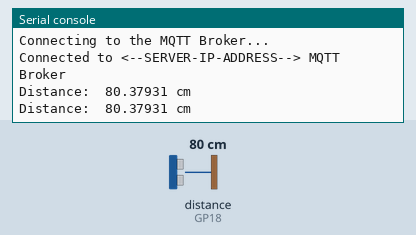
The program below on a simulated Raspberry Pi Pico running MicroPython. On the bench: the last lines printed to the serial console. The inputs (shaded band) are chosen by the test bench; at power-on: distance to the obstacle (sensor on GP18) 80 cm. The echo pulse lasts 58.3 µs per cm; WiFi joins after 1.5 s; no MQTT or app messages arrive unless stated.

Above: at 2.8 s.
2.9 s: distance to the obstacle (sensor on GP18) set to 2 cm
At 4.2 s:
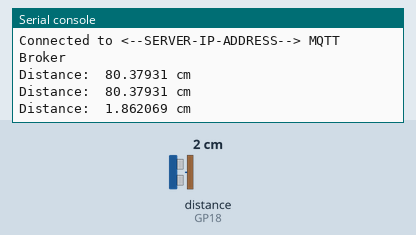
4.4 s: distance to the obstacle (sensor on GP18) set to 4 cm
At 5.5 s:
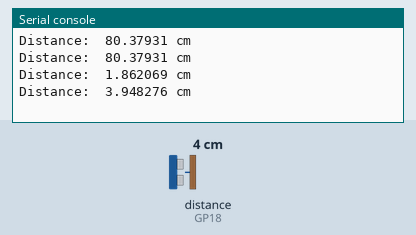
Timing chart, 0 to 7.4 s (numbered marks = the images above; inputs shaded):
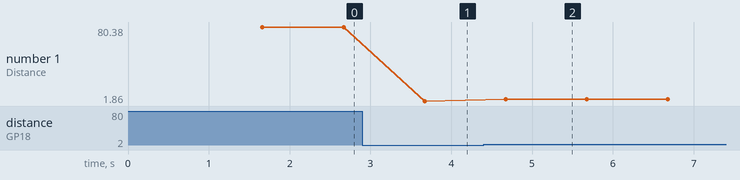

Measured:
- after the input at 2.9 s, the serial console: prints a new line after 0.77 s (image 1)
- after the input at 4.4 s, the serial console: prints a new line after 0.27 s (image 2)
- plotted number 1: 80.38 → 1.86 after the input at 2.9 s, 1.86 → 3.95 after the input at 4.4 s

The program:

hcsr04-mqtt.py
```python
from machine import Pin
from umqtt.simple import MQTTClient
import time
import network

# Configure your Wi-Fi credentials
SSID     = '<--WIFI-NETWORK-NAME-->'
PASSWORD = '<--WIFI-PASSWORD-->'

wlan = network.WLAN(network.STA_IF)
wlan.active(True)
wlan.connect(SSID,PASSWORD)

while not wlan.isconnected():
    pass

print('Connected to Wi-Fi')
print(wlan.ifconfig())

# Configure MQTT
SERVER    = '<--SERVER-IP-ADDRESS-->'  # Replace with your MQTT broker IP
CLIENT_ID = b'PICO'
TOPIC     = b'pico/range'
USER      = b'<--MQTT_USER-->'    # Replace with your MQTT username
PASSWORD  = b'<--MQTT_PASSWORD-->'# Replace with your MQTT password

# Define the pins where the sensor is connected
trigger   = machine.Pin(19, machine.Pin.OUT)
echo      = machine.Pin(18, machine.Pin.IN)

def get_distance():
    # Send a 10 microsecond pulse.
    trigger.low()
    time.sleep_us(2)  # Wait for 2 microseconds low pulse
    trigger.high()
    time.sleep_us(10)  # Keep the trigger high for 10 microseconds
    trigger.low()

    # Wait for the pulse on the echo pin.
    while echo.value() == 0:
        pass
    start = time.ticks_us()

    # Measure the duration of the high pulse.
    while echo.value() == 1:
        pass
    finish = time.ticks_us()

    # Calculate the distance in centimeters and return it.
    return (finish - start) / 58.0

def mqtt_connect():
   client = MQTTClient(CLIENT_ID,
                       SERVER,
                       user=USER,
                       password=PASSWORD,
                       keepalive=3600)
   client.connect()
   print('Connected to %s MQTT Broker'%(SERVER))
   return client

def reconnect():
   print('Failed to connect to the MQTT Broker. Reconnecting...')
   time.sleep(5)
   machine.reset()

try:
    print("Connecting to the MQTT Broker...")
    client = mqtt_connect()
except OSError as e:
    reconnect()

# Send range to MQTT broker every second
while True:
    distance = get_distance()
    print("Distance: ", distance, "cm")
    client.publish(TOPIC, str(distance))
    time.sleep(1)
```
